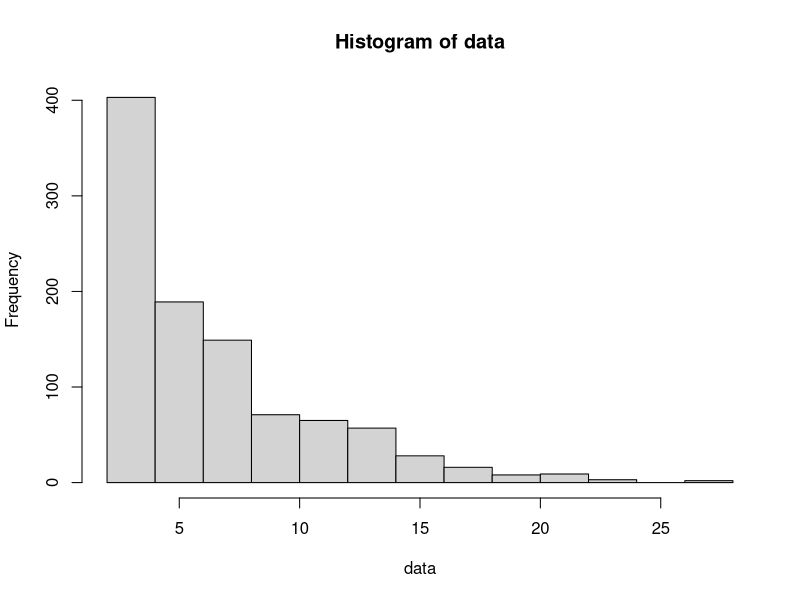

Write the R code that produced this figure.
analysis <- function(n) {
	x <- rnorm(n,50,11)
	X2 <- ((n-1)*var(x))/100
	p = 1 - pchisq(X2,n-1)
	return(p)
}


# 输出多少个样本时，会被检出
cycle <- function(){
	for(i in 2:1000) {
		p = analysis(i)
# 		p2 = analysis(i)
# 		p3 = analysis(i)
# 		p <- c(p1,p2,p3)
		if(p<0.1){
			return(i)
		}
	}
}
# 检验1000次
main <- function(){
	data <- c()
	for(i in 1:1000)
	{
		data <- c(data,cycle())
	}
	return(data)
}

data = main()
hist(data)